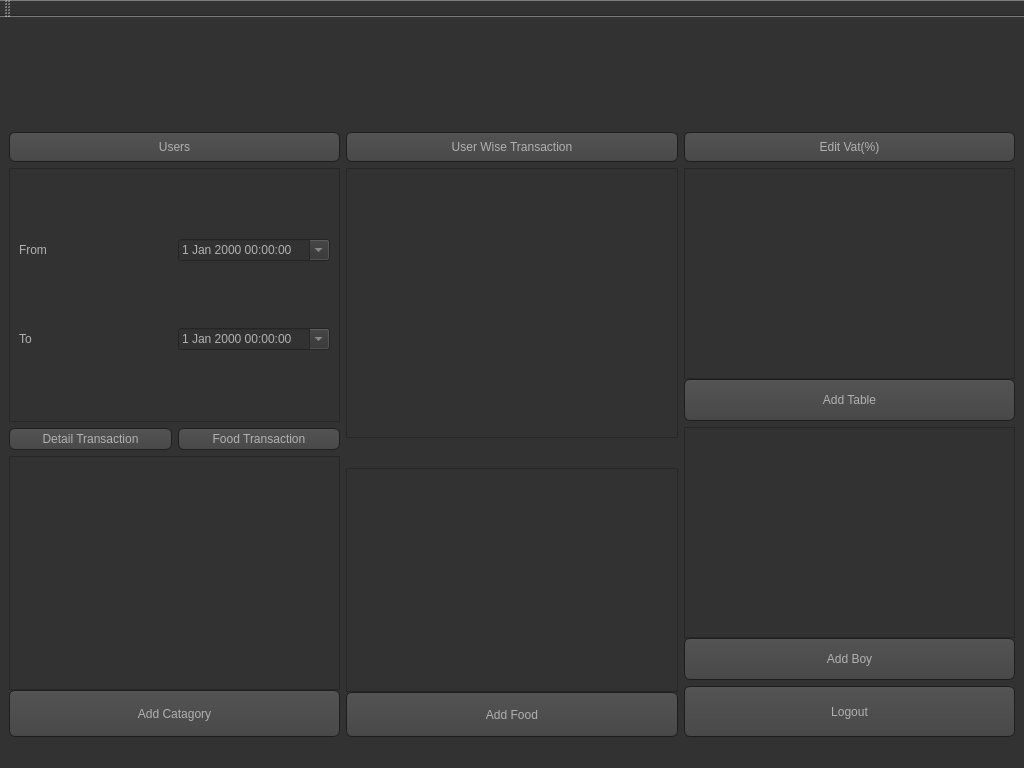
<?xml version="1.0" encoding="UTF-8"?>
<ui version="4.0">
 <class>AdminWindow</class>
 <widget class="QMainWindow" name="AdminWindow">
  <property name="geometry">
   <rect>
    <x>0</x>
    <y>0</y>
    <width>1024</width>
    <height>768</height>
   </rect>
  </property>
  <property name="windowTitle">
   <string>MainWindow</string>
  </property>
  <property name="styleSheet">
   <string notr="true">QToolTip
{
     border: 1px solid black;
     background-color: #ffa02f;
     padding: 1px;
     border-radius: 3px;
     opacity: 100;
}

QWidget
{
    color: #b1b1b1;
    background-color: #323232;
}

QWidget:item:hover
{
    background-color: QLinearGradient( x1: 0, y1: 0, x2: 0, y2: 1, stop: 0 #ffa02f, stop: 1 #ca0619);
    color: #000000;
}

QWidget:item:selected
{
    background-color: QLinearGradient( x1: 0, y1: 0, x2: 0, y2: 1, stop: 0 #ffa02f, stop: 1 #d7801a);
}

QMenuBar::item
{
    background: transparent;
}

QMenuBar::item:selected
{
    background: transparent;
    border: 1px solid #ffaa00;
}

QMenuBar::item:pressed
{
    background: #444;
    border: 1px solid #000;
    background-color: QLinearGradient(
        x1:0, y1:0,
        x2:0, y2:1,
        stop:1 #212121,
        stop:0.4 #343434/*,
        stop:0.2 #343434,
        stop:0.1 #ffaa00*/
    );
    margin-bottom:-1px;
    padding-bottom:1px;
}

QMenu
{
    border: 1px solid #000;
}

QMenu::item
{
    padding: 2px 20px 2px 20px;
}

QMenu::item:selected
{
    color: #000000;
}

QWidget:disabled
{
    color: #404040;
    background-color: #323232;
}

QAbstractItemView
{
    background-color: QLinearGradient( x1: 0, y1: 0, x2: 0, y2: 1, stop: 0 #4d4d4d, stop: 0.1 #646464, stop: 1 #5d5d5d);
}

QWidget:focus
{
    /*border: 2px solid QLinearGradient( x1: 0, y1: 0, x2: 0, y2: 1, stop: 0 #ffa02f, stop: 1 #d7801a);*/
}

QLineEdit
{
    background-color: QLinearGradient( x1: 0, y1: 0, x2: 0, y2: 1, stop: 0 #4d4d4d, stop: 0 #646464, stop: 1 #5d5d5d);
    padding: 1px;
    border-style: solid;
    border: 1px solid #1e1e1e;
    border-radius: 5;
}

QPushButton
{
    color: #b1b1b1;
    background-color: QLinearGradient( x1: 0, y1: 0, x2: 0, y2: 1, stop: 0 #565656, stop: 0.1 #525252, stop: 0.5 #4e4e4e, stop: 0.9 #4a4a4a, stop: 1 #464646);
    border-width: 1px;
    border-color: #1e1e1e;
    border-style: solid;
    border-radius: 6;
    padding: 3px;
    font-size: 12px;
    padding-left: 5px;
    padding-right: 5px;
}

QPushButton:pressed
{
    background-color: QLinearGradient( x1: 0, y1: 0, x2: 0, y2: 1, stop: 0 #2d2d2d, stop: 0.1 #2b2b2b, stop: 0.5 #292929, stop: 0.9 #282828, stop: 1 #252525);
}

QComboBox
{
    selection-background-color: #ffaa00;
    background-color: QLinearGradient( x1: 0, y1: 0, x2: 0, y2: 1, stop: 0 #565656, stop: 0.1 #525252, stop: 0.5 #4e4e4e, stop: 0.9 #4a4a4a, stop: 1 #464646);
    border-style: solid;
    border: 1px solid #1e1e1e;
    border-radius: 5;
}

QComboBox:hover,QPushButton:hover
{
    border: 2px solid QLinearGradient( x1: 0, y1: 0, x2: 0, y2: 1, stop: 0 #ffa02f, stop: 1 #d7801a);
}


QComboBox:on
{
    padding-top: 3px;
    padding-left: 4px;
    background-color: QLinearGradient( x1: 0, y1: 0, x2: 0, y2: 1, stop: 0 #2d2d2d, stop: 0.1 #2b2b2b, stop: 0.5 #292929, stop: 0.9 #282828, stop: 1 #252525);
    selection-background-color: #ffaa00;
}

QComboBox QAbstractItemView
{
    border: 2px solid darkgray;
    selection-background-color: QLinearGradient( x1: 0, y1: 0, x2: 0, y2: 1, stop: 0 #ffa02f, stop: 1 #d7801a);
}

QComboBox::drop-down
{
     subcontrol-origin: padding;
     subcontrol-position: top right;
     width: 15px;

     border-left-width: 0px;
     border-left-color: darkgray;
     border-left-style: solid; /* just a single line */
     border-top-right-radius: 3px; /* same radius as the QComboBox */
     border-bottom-right-radius: 3px;
 }

QComboBox::down-arrow
{
     image: url(:/down_arrow.png);
}

QGroupBox:focus
{
border: 2px solid QLinearGradient( x1: 0, y1: 0, x2: 0, y2: 1, stop: 0 #ffa02f, stop: 1 #d7801a);
}

QTextEdit:focus
{
    border: 2px solid QLinearGradient( x1: 0, y1: 0, x2: 0, y2: 1, stop: 0 #ffa02f, stop: 1 #d7801a);
}

QScrollBar:horizontal {
     border: 1px solid #222222;
     background: QLinearGradient( x1: 0, y1: 0, x2: 0, y2: 1, stop: 0.0 #121212, stop: 0.2 #282828, stop: 1 #484848);
     height: 7px;
     margin: 0px 16px 0 16px;
}

QScrollBar::handle:horizontal
{
      background: QLinearGradient( x1: 0, y1: 0, x2: 1, y2: 0, stop: 0 #ffa02f, stop: 0.5 #d7801a, stop: 1 #ffa02f);
      min-height: 20px;
      border-radius: 2px;
}

QScrollBar::add-line:horizontal {
      border: 1px solid #1b1b19;
      border-radius: 2px;
      background: QLinearGradient( x1: 0, y1: 0, x2: 1, y2: 0, stop: 0 #ffa02f, stop: 1 #d7801a);
      width: 14px;
      subcontrol-position: right;
      subcontrol-origin: margin;
}

QScrollBar::sub-line:horizontal {
      border: 1px solid #1b1b19;
      border-radius: 2px;
      background: QLinearGradient( x1: 0, y1: 0, x2: 1, y2: 0, stop: 0 #ffa02f, stop: 1 #d7801a);
      width: 14px;
     subcontrol-position: left;
     subcontrol-origin: margin;
}

QScrollBar::right-arrow:horizontal, QScrollBar::left-arrow:horizontal
{
      border: 1px solid black;
      width: 1px;
      height: 1px;
      background: white;
}

QScrollBar::add-page:horizontal, QScrollBar::sub-page:horizontal
{
      background: none;
}

QScrollBar:vertical
{
      background: QLinearGradient( x1: 0, y1: 0, x2: 1, y2: 0, stop: 0.0 #121212, stop: 0.2 #282828, stop: 1 #484848);
      width: 7px;
      margin: 16px 0 16px 0;
      border: 1px solid #222222;
}

QScrollBar::handle:vertical
{
      background: QLinearGradient( x1: 0, y1: 0, x2: 0, y2: 1, stop: 0 #ffa02f, stop: 0.5 #d7801a, stop: 1 #ffa02f);
      min-height: 20px;
      border-radius: 2px;
}

QScrollBar::add-line:vertical
{
      border: 1px solid #1b1b19;
      border-radius: 2px;
      background: QLinearGradient( x1: 0, y1: 0, x2: 0, y2: 1, stop: 0 #ffa02f, stop: 1 #d7801a);
      height: 14px;
      subcontrol-position: bottom;
      subcontrol-origin: margin;
}

QScrollBar::sub-line:vertical
{
      border: 1px solid #1b1b19;
      border-radius: 2px;
      background: QLinearGradient( x1: 0, y1: 0, x2: 0, y2: 1, stop: 0 #d7801a, stop: 1 #ffa02f);
      height: 14px;
      subcontrol-position: top;
      subcontrol-origin: margin;
}

QScrollBar::up-arrow:vertical, QScrollBar::down-arrow:vertical
{
      border: 1px solid black;
      width: 1px;
      height: 1px;
      background: white;
}


QScrollBar::add-page:vertical, QScrollBar::sub-page:vertical
{
      background: none;
}

QTextEdit
{
    background-color: #242424;
}

QPlainTextEdit
{
    background-color: #242424;
}

QHeaderView::section
{
    background-color: QLinearGradient(x1:0, y1:0, x2:0, y2:1, stop:0 #616161, stop: 0.5 #505050, stop: 0.6 #434343, stop:1 #656565);
    color: white;
    padding-left: 4px;
    border: 1px solid #6c6c6c;
}

QCheckBox:disabled
{
color: #414141;
}

QDockWidget::title
{
    text-align: center;
    spacing: 3px; /* spacing between items in the tool bar */
    background-color: QLinearGradient(x1:0, y1:0, x2:0, y2:1, stop:0 #323232, stop: 0.5 #242424, stop:1 #323232);
}

QDockWidget::close-button, QDockWidget::float-button
{
    text-align: center;
    spacing: 1px; /* spacing between items in the tool bar */
    background-color: QLinearGradient(x1:0, y1:0, x2:0, y2:1, stop:0 #323232, stop: 0.5 #242424, stop:1 #323232);
}

QDockWidget::close-button:hover, QDockWidget::float-button:hover
{
    background: #242424;
}

QDockWidget::close-button:pressed, QDockWidget::float-button:pressed
{
    padding: 1px -1px -1px 1px;
}

QMainWindow::separator
{
    background-color: QLinearGradient(x1:0, y1:0, x2:0, y2:1, stop:0 #161616, stop: 0.5 #151515, stop: 0.6 #212121, stop:1 #343434);
    color: white;
    padding-left: 4px;
    border: 1px solid #4c4c4c;
    spacing: 3px; /* spacing between items in the tool bar */
}

QMainWindow::separator:hover
{

    background-color: QLinearGradient(x1:0, y1:0, x2:0, y2:1, stop:0 #d7801a, stop:0.5 #b56c17 stop:1 #ffa02f);
    color: white;
    padding-left: 4px;
    border: 1px solid #6c6c6c;
    spacing: 3px; /* spacing between items in the tool bar */
}

QToolBar::handle
{
     spacing: 3px; /* spacing between items in the tool bar */
     background: url(:/images/handle.png);
}

QMenu::separator
{
    height: 2px;
    background-color: QLinearGradient(x1:0, y1:0, x2:0, y2:1, stop:0 #161616, stop: 0.5 #151515, stop: 0.6 #212121, stop:1 #343434);
    color: white;
    padding-left: 4px;
    margin-left: 10px;
    margin-right: 5px;
}

QProgressBar
{
    border: 2px solid grey;
    border-radius: 5px;
    text-align: center;
}

QProgressBar::chunk
{
    background-color: #d7801a;
    width: 2.15px;
    margin: 0.5px;
}

QTabBar::tab {
    color: #b1b1b1;
    border: 1px solid #444;
    border-bottom-style: none;
    background-color: #323232;
    padding-left: 10px;
    padding-right: 10px;
    padding-top: 3px;
    padding-bottom: 2px;
    margin-right: -1px;
}

QTabWidget::pane {
    border: 1px solid #444;
    top: 1px;
}

QTabBar::tab:last
{
    margin-right: 0; /* the last selected tab has nothing to overlap with on the right */
    border-top-right-radius: 3px;
}

QTabBar::tab:first:!selected
{
 margin-left: 0px; /* the last selected tab has nothing to overlap with on the right */


    border-top-left-radius: 3px;
}

QTabBar::tab:!selected
{
    color: #b1b1b1;
    border-bottom-style: solid;
    margin-top: 3px;
    background-color: QLinearGradient(x1:0, y1:0, x2:0, y2:1, stop:1 #212121, stop:.4 #343434);
}

QTabBar::tab:selected
{
    border-top-left-radius: 3px;
    border-top-right-radius: 3px;
    margin-bottom: 0px;
}

QTabBar::tab:!selected:hover
{
    /*border-top: 2px solid #ffaa00;
    padding-bottom: 3px;*/
    border-top-left-radius: 3px;
    border-top-right-radius: 3px;
    background-color: QLinearGradient(x1:0, y1:0, x2:0, y2:1, stop:1 #212121, stop:0.4 #343434, stop:0.2 #343434, stop:0.1 #ffaa00);
}

QRadioButton::indicator:checked, QRadioButton::indicator:unchecked{
    color: #b1b1b1;
    background-color: #323232;
    border: 1px solid #b1b1b1;
    border-radius: 6px;
}

QRadioButton::indicator:checked
{
    background-color: qradialgradient(
        cx: 0.5, cy: 0.5,
        fx: 0.5, fy: 0.5,
        radius: 1.0,
        stop: 0.25 #ffaa00,
        stop: 0.3 #323232
    );
}

QCheckBox::indicator{
    color: #b1b1b1;
    background-color: #323232;
    border: 1px solid #b1b1b1;
    width: 9px;
    height: 9px;
}

QRadioButton::indicator
{
    border-radius: 6px;
}

QRadioButton::indicator:hover, QCheckBox::indicator:hover
{
    border: 1px solid #ffaa00;
}

QCheckBox::indicator:checked
{
    image:url(:/images/checkbox.png);
}

QCheckBox::indicator:disabled, QRadioButton::indicator:disabled
{
    border: 1px solid #444;
}</string>
  </property>
  <widget class="QWidget" name="centralwidget">
   <layout class="QGridLayout" name="gridLayout">
    <item row="0" column="0">
     <widget class="QCustomPlot" name="widget_Graph" native="true">
      <property name="minimumSize">
       <size>
        <width>0</width>
        <height>100</height>
       </size>
      </property>
     </widget>
    </item>
    <item row="1" column="0">
     <layout class="QVBoxLayout" name="verticalLayout_10">
      <item>
       <layout class="QHBoxLayout" name="horizontalLayout_4">
        <item>
         <widget class="QPushButton" name="btn_Users">
          <property name="sizePolicy">
           <sizepolicy hsizetype="Preferred" vsizetype="Preferred">
            <horstretch>0</horstretch>
            <verstretch>0</verstretch>
           </sizepolicy>
          </property>
          <property name="minimumSize">
           <size>
            <width>0</width>
            <height>30</height>
           </size>
          </property>
          <property name="text">
           <string>Users</string>
          </property>
         </widget>
        </item>
        <item>
         <widget class="QPushButton" name="btn_UserWiseTransaction">
          <property name="sizePolicy">
           <sizepolicy hsizetype="Preferred" vsizetype="Preferred">
            <horstretch>0</horstretch>
            <verstretch>0</verstretch>
           </sizepolicy>
          </property>
          <property name="minimumSize">
           <size>
            <width>0</width>
            <height>30</height>
           </size>
          </property>
          <property name="text">
           <string>User Wise Transaction</string>
          </property>
         </widget>
        </item>
        <item>
         <widget class="QPushButton" name="btn_EditVat">
          <property name="sizePolicy">
           <sizepolicy hsizetype="Preferred" vsizetype="Preferred">
            <horstretch>0</horstretch>
            <verstretch>0</verstretch>
           </sizepolicy>
          </property>
          <property name="minimumSize">
           <size>
            <width>0</width>
            <height>30</height>
           </size>
          </property>
          <property name="text">
           <string>Edit Vat(%)</string>
          </property>
         </widget>
        </item>
       </layout>
      </item>
      <item>
       <layout class="QHBoxLayout" name="horizontalLayout_6">
        <item>
         <layout class="QVBoxLayout" name="verticalLayout_3">
          <item>
           <layout class="QVBoxLayout" name="verticalLayout">
            <item>
             <widget class="QScrollArea" name="scrollArea_TransactionDetail">
              <property name="widgetResizable">
               <bool>true</bool>
              </property>
              <widget class="QWidget" name="scrollAreaWidgetContents_7">
               <property name="geometry">
                <rect>
                 <x>0</x>
                 <y>0</y>
                 <width>324</width>
                 <height>237</height>
                </rect>
               </property>
               <layout class="QGridLayout" name="gridLayout_2">
                <item row="0" column="0">
                 <layout class="QHBoxLayout" name="horizontalLayout_3">
                  <item>
                   <widget class="QLabel" name="label">
                    <property name="text">
                     <string>From</string>
                    </property>
                   </widget>
                  </item>
                  <item>
                   <widget class="QDateTimeEdit" name="dateTimeEdit_Start">
                    <property name="calendarPopup">
                     <bool>true</bool>
                    </property>
                   </widget>
                  </item>
                 </layout>
                </item>
                <item row="1" column="0">
                 <layout class="QHBoxLayout" name="horizontalLayout_2">
                  <item>
                   <widget class="QLabel" name="label_2">
                    <property name="text">
                     <string>To</string>
                    </property>
                   </widget>
                  </item>
                  <item>
                   <widget class="QDateTimeEdit" name="dateTimeEdit_End">
                    <property name="calendarPopup">
                     <bool>true</bool>
                    </property>
                   </widget>
                  </item>
                 </layout>
                </item>
               </layout>
              </widget>
             </widget>
            </item>
            <item>
             <layout class="QHBoxLayout" name="horizontalLayout">
              <item>
               <widget class="QPushButton" name="btn_ViewDetailTransaction">
                <property name="sizePolicy">
                 <sizepolicy hsizetype="Preferred" vsizetype="Preferred">
                  <horstretch>0</horstretch>
                  <verstretch>0</verstretch>
                 </sizepolicy>
                </property>
                <property name="text">
                 <string>Detail Transaction</string>
                </property>
               </widget>
              </item>
              <item>
               <widget class="QPushButton" name="btn_FoodTransaction">
                <property name="text">
                 <string>Food Transaction</string>
                </property>
               </widget>
              </item>
             </layout>
            </item>
           </layout>
          </item>
          <item>
           <layout class="QVBoxLayout" name="verticalLayout_2" stretch="5,1">
            <property name="spacing">
             <number>0</number>
            </property>
            <item>
             <widget class="QScrollArea" name="scrollArea_FoodCatagory">
              <property name="sizePolicy">
               <sizepolicy hsizetype="Preferred" vsizetype="Preferred">
                <horstretch>0</horstretch>
                <verstretch>0</verstretch>
               </sizepolicy>
              </property>
              <property name="widgetResizable">
               <bool>true</bool>
              </property>
              <widget class="QWidget" name="scrollAreaWidgetContents">
               <property name="geometry">
                <rect>
                 <x>0</x>
                 <y>0</y>
                 <width>324</width>
                 <height>221</height>
                </rect>
               </property>
              </widget>
             </widget>
            </item>
            <item>
             <widget class="QPushButton" name="btn_AddFoodCatagory">
              <property name="sizePolicy">
               <sizepolicy hsizetype="Preferred" vsizetype="Preferred">
                <horstretch>0</horstretch>
                <verstretch>0</verstretch>
               </sizepolicy>
              </property>
              <property name="text">
               <string>Add Catagory</string>
              </property>
             </widget>
            </item>
           </layout>
          </item>
         </layout>
        </item>
        <item>
         <layout class="QVBoxLayout" name="verticalLayout_7">
          <item>
           <layout class="QVBoxLayout" name="verticalLayout_8" stretch="5">
            <property name="spacing">
             <number>0</number>
            </property>
            <item>
             <widget class="QScrollArea" name="scrollArea_Detail">
              <property name="widgetResizable">
               <bool>true</bool>
              </property>
              <widget class="QWidget" name="scrollAreaWidgetContents_8">
               <property name="geometry">
                <rect>
                 <x>0</x>
                 <y>0</y>
                 <width>324</width>
                 <height>254</height>
                </rect>
               </property>
              </widget>
             </widget>
            </item>
           </layout>
          </item>
          <item>
           <widget class="QLabel" name="lbl_totalSum">
            <property name="font">
             <font>
              <pointsize>12</pointsize>
             </font>
            </property>
            <property name="text">
             <string/>
            </property>
           </widget>
          </item>
          <item>
           <layout class="QVBoxLayout" name="verticalLayout_9" stretch="5,1">
            <property name="spacing">
             <number>0</number>
            </property>
            <item>
             <widget class="QScrollArea" name="scrollArea_FoodAdd">
              <property name="sizePolicy">
               <sizepolicy hsizetype="Preferred" vsizetype="Preferred">
                <horstretch>0</horstretch>
                <verstretch>0</verstretch>
               </sizepolicy>
              </property>
              <property name="widgetResizable">
               <bool>true</bool>
              </property>
              <widget class="QWidget" name="scrollAreaWidgetContents_3">
               <property name="geometry">
                <rect>
                 <x>0</x>
                 <y>0</y>
                 <width>324</width>
                 <height>211</height>
                </rect>
               </property>
              </widget>
             </widget>
            </item>
            <item>
             <widget class="QPushButton" name="btn_AddFood">
              <property name="sizePolicy">
               <sizepolicy hsizetype="Preferred" vsizetype="Preferred">
                <horstretch>0</horstretch>
                <verstretch>0</verstretch>
               </sizepolicy>
              </property>
              <property name="text">
               <string>Add Food</string>
              </property>
             </widget>
            </item>
           </layout>
          </item>
         </layout>
        </item>
        <item>
         <layout class="QVBoxLayout" name="verticalLayout_4" stretch="5,5,1">
          <item>
           <layout class="QVBoxLayout" name="verticalLayout_5" stretch="5,1">
            <property name="spacing">
             <number>0</number>
            </property>
            <item>
             <widget class="QScrollArea" name="scrollArea_TablesDetail">
              <property name="widgetResizable">
               <bool>true</bool>
              </property>
              <widget class="QWidget" name="scrollAreaWidgetContents_9">
               <property name="geometry">
                <rect>
                 <x>0</x>
                 <y>0</y>
                 <width>324</width>
                 <height>199</height>
                </rect>
               </property>
              </widget>
             </widget>
            </item>
            <item>
             <widget class="QPushButton" name="btn_AddTable">
              <property name="sizePolicy">
               <sizepolicy hsizetype="Preferred" vsizetype="Preferred">
                <horstretch>0</horstretch>
                <verstretch>0</verstretch>
               </sizepolicy>
              </property>
              <property name="text">
               <string>Add Table</string>
              </property>
             </widget>
            </item>
           </layout>
          </item>
          <item>
           <layout class="QVBoxLayout" name="verticalLayout_6" stretch="5,1">
            <property name="spacing">
             <number>0</number>
            </property>
            <item>
             <widget class="QScrollArea" name="scrollArea_BoysDetail">
              <property name="sizePolicy">
               <sizepolicy hsizetype="Preferred" vsizetype="Preferred">
                <horstretch>0</horstretch>
                <verstretch>0</verstretch>
               </sizepolicy>
              </property>
              <property name="widgetResizable">
               <bool>true</bool>
              </property>
              <widget class="QWidget" name="scrollAreaWidgetContents_2">
               <property name="geometry">
                <rect>
                 <x>0</x>
                 <y>0</y>
                 <width>324</width>
                 <height>199</height>
                </rect>
               </property>
              </widget>
             </widget>
            </item>
            <item>
             <widget class="QPushButton" name="btn_AddBoy">
              <property name="sizePolicy">
               <sizepolicy hsizetype="Preferred" vsizetype="Preferred">
                <horstretch>0</horstretch>
                <verstretch>0</verstretch>
               </sizepolicy>
              </property>
              <property name="text">
               <string>Add Boy</string>
              </property>
             </widget>
            </item>
           </layout>
          </item>
          <item>
           <widget class="QPushButton" name="btn_AdminLogout">
            <property name="sizePolicy">
             <sizepolicy hsizetype="Preferred" vsizetype="Preferred">
              <horstretch>0</horstretch>
              <verstretch>0</verstretch>
             </sizepolicy>
            </property>
            <property name="text">
             <string>Logout</string>
            </property>
           </widget>
          </item>
         </layout>
        </item>
       </layout>
      </item>
     </layout>
    </item>
   </layout>
  </widget>
  <widget class="QMenuBar" name="menubar">
   <property name="geometry">
    <rect>
     <x>0</x>
     <y>0</y>
     <width>1024</width>
     <height>21</height>
    </rect>
   </property>
  </widget>
  <widget class="QStatusBar" name="statusbar"/>
  <widget class="QToolBar" name="toolBar">
   <property name="windowTitle">
    <string>toolBar</string>
   </property>
   <attribute name="toolBarArea">
    <enum>TopToolBarArea</enum>
   </attribute>
   <attribute name="toolBarBreak">
    <bool>false</bool>
   </attribute>
  </widget>
 </widget>
 <customwidgets>
  <customwidget>
   <class>QCustomPlot</class>
   <extends>QWidget</extends>
   <header>qcustomplot.h</header>
   <container>1</container>
  </customwidget>
 </customwidgets>
 <resources/>
 <connections/>
</ui>
